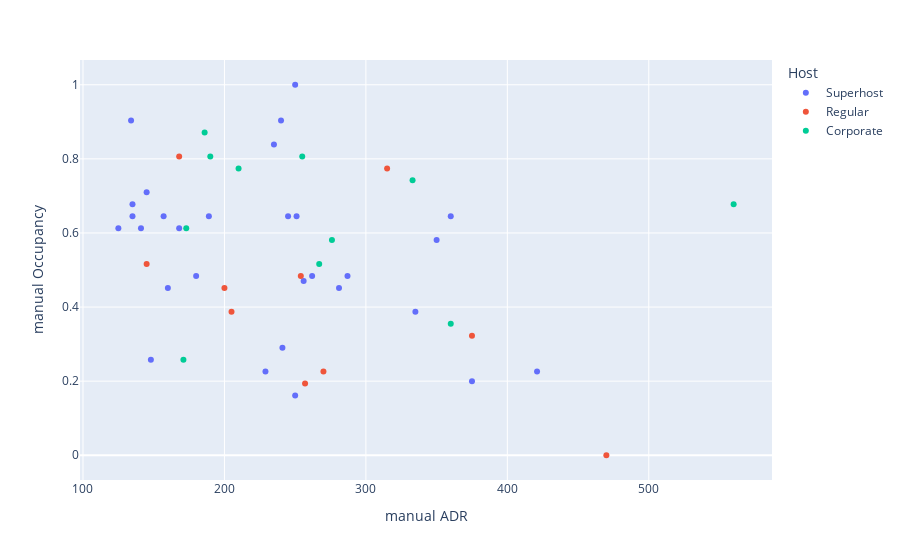

Notebook code cell kept with this figure:
### Code cell
fig = px.scatter(
    comps,
    y="manual Occupancy",
    x="manual ADR",
    color="Host",
    hover_data=["Notes", "url"],
)
fig.show()

### Figure 1 — Plotly figure (JSON) as saved in the notebook; plotly's stock layout.template omitted (floating-point values rounded to 4 significant figures)
{"data": [{"customdata": [[null, "https://www.airbnb.com/rooms/46038476"], ["Too fancy, comp won’t compare", "https://www.airbnb.com/rooms/54064539"], ["No Dynamic Pricing, looks like a house, not a cabin", "https://www.airbnb.com/rooms/52210633"], ["Fancy, Cabin Style", "https://www.airbnb.com/rooms/721062423659714038"], ["Bad Photos, On River", "https://www.airbnb.com/rooms/566008910384238034"], ["Quaint Cabind Style, Near Rattlesnake Ledge", "https://www.airbnb.com/rooms/51785328"], ["Owner Occupied, Poor Photos, Basement Apartment, Language Barrier", "https://www.airbnb.com/rooms/23960139"], ["New Listing, Underpriced, Bad Photos", "https://www.airbnb.com/rooms/732625739862507774"], ["Newer Listing", "https://www.airbnb.com/rooms/48258178"], ["In Town, updated", "https://www.airbnb.com/rooms/719625260995322512"], ["Superhost, relatively new", "https://www.airbnb.com/rooms/23021120"], ["Superhost not vacasa or corporate", "https://www.airbnb.com/rooms/51149790"], ["Superhost not vacasa or corporate", "https://www.airbnb.com/rooms/26032476"], ["Superhost not vacasa or corporate", "https://www.airbnb.com/rooms/630394210952855297"], ["Superhost", "https://www.airbnb.com/rooms/36699088"], ["Superhost", "https://www.airbnb.com/rooms/48943693"], ["Ugly Old", "https://www.airbnb.com/rooms/53811926"], ["Looks Nice", "https://www.airbnb.com/rooms/49487409"], ["Nice, Superhost", "https://www.airbnb.com/rooms/36114880"], ["Superhost", "https://www.airbnb.com/rooms/23021070"], ["Superhost, good photos", "https://www.airbnb.com/rooms/46619467"], ["Expensive Furniture", "https://www.airbnb.com/rooms/557125827091662488"], ["Superhost, good furniture", "https://www.airbnb.com/rooms/49016675"], ["Superhost, condo community", "https://www.airbnb.com/rooms/23021100"], ["Superhost, by the beach", "https://www.airbnb.com/rooms/23352493"], ["Superhost", "https://www.airbnb.com/rooms/52735414"], ["Superhost, Nice Photos", "https://www.airbnb.com/rooms/666970338596390385"], ["On Stilts, Experience", "https://www.airbnb.com/rooms/50858816"], ["Fancy, Pro Photos", "https://www.airbnb.com/rooms/689441742434586212"]], "hovertemplate": "Host=Superhost<br>manual ADR=%{x}<br>manual Occupancy=%{y}<br>Notes=%{customdata[0]}<br>url=%{customdata[1]}<extra></extra>", "legendgroup": "Superhost", "marker": {"color": "#636efa", "symbol": "circle"}, "mode": "markers", "name": "Superhost", "orientation": "v", "showlegend": true, "type": "scatter", "x": [134, 245, 189, 350, 281, 250, 180, 145, 125, 160, 360, 235, 421, 335, 250, 262, 148, 135, 135, 287, 229, 168, 157, 251, 240, 141, 256, 375, 241], "xaxis": "x", "y": [0.9032, 0.6452, 0.6452, 0.5806, 0.4516, 1, 0.4839, 0.7097, 0.6129, 0.4516, 0.6452, 0.8387, 0.2258, 0.3871, 0.1613, 0.4839, 0.2581, 0.6774, 0.6452, 0.4839, 0.2258, 0.6129, 0.6452, 0.6452, 0.9032, 0.6129, 0.47, 0.2, 0.2903], "yaxis": "y"}, {"customdata": [["Overpriced", "https://www.airbnb.com/rooms/45926314"], ["Ugly, No Dynamic Pricing", "https://www.airbnb.com/rooms/19908956"], ["Lakefront, bad photos, Overpriced", "https://www.airbnb.com/rooms/714819816371099049"], ["Owner Occupied", "https://www.airbnb.com/rooms/768978483572927801"], ["On River", "https://www.airbnb.com/rooms/47389228"], ["Overpriced", "https://www.airbnb.com/rooms/27342797"], ["Not Superhost", "https://www.airbnb.com/rooms/33964064"], ["new listing", "https://www.airbnb.com/rooms/698544908100904679"], ["New Listing", "https://www.airbnb.com/rooms/878864519405589544"], ["Nonsuperhost", "https://www.airbnb.com/rooms/29740451"]], "hovertemplate": "Host=Regular<br>manual ADR=%{x}<br>manual Occupancy=%{y}<br>Notes=%{customdata[0]}<br>url=%{customdata[1]}<extra></extra>", "legendgroup": "Regular", "marker": {"color": "#EF553B", "symbol": "circle"}, "mode": "markers", "name": "Regular", "orientation": "v", "showlegend": true, "type": "scatter", "x": [375, 145, 470, 270, 200, 257, 315, 205, 168, 254], "xaxis": "x", "y": [0.3226, 0.5161, 0, 0.2258, 0.4516, 0.1935, 0.7742, 0.3871, 0.8065, 0.4839], "yaxis": "y"}, {"customdata": [["Evolve Management yields bad reviews", "https://www.airbnb.com/rooms/20889506"], ["Vacasa, bad reviews and cleaning", "https://www.airbnb.com/rooms/30071398"], ["Vacasa, bad reviews and cleaning", "https://www.airbnb.com/rooms/26051988"], ["Vacasa, very nice looking", "https://www.airbnb.com/rooms/847850412831339117"], ["Vacasa", "https://www.airbnb.com/rooms/572969241718961944"], ["Off Calendar", "https://www.airbnb.com/rooms/812259821220935977"], ["Corporation", "https://www.airbnb.com/rooms/46358968"], ["Corporation", "https://www.airbnb.com/rooms/46358968"], ["Corporation", "https://www.airbnb.com/rooms/39804129"], ["Way too nice to count as a comp", "https://www.airbnb.com/rooms/772511804409507635?"], ["Too nice to comp", "https://www.airbnb.com/rooms/46466747"], ["Evolve Management yields bad reviews", "https://www.airbnb.com/rooms/47329399"]], "hovertemplate": "Host=Corporate<br>manual ADR=%{x}<br>manual Occupancy=%{y}<br>Notes=%{customdata[0]}<br>url=%{customdata[1]}<extra></extra>", "legendgroup": "Corporate", "marker": {"color": "#00cc96", "symbol": "circle"}, "mode": "markers", "name": "Corporate", "orientation": "v", "showlegend": true, "type": "scatter", "x": [255, 171, 186, 210, 190, null, 276, 267, 333, 560, 360, 173], "xaxis": "x", "y": [0.8065, 0.2581, 0.871, 0.7742, 0.8065, null, 0.5806, 0.5161, 0.7419, 0.6774, 0.3548, 0.6129], "yaxis": "y"}], "layout": {"legend": {"title": {"text": "Host"}, "tracegroupgap": 0}, "margin": {"t": 60}, "xaxis": {"anchor": "y", "domain": [0, 1], "title": {"text": "manual ADR"}}, "yaxis": {"anchor": "x", "domain": [0, 1], "title": {"text": "manual Occupancy"}}}}
